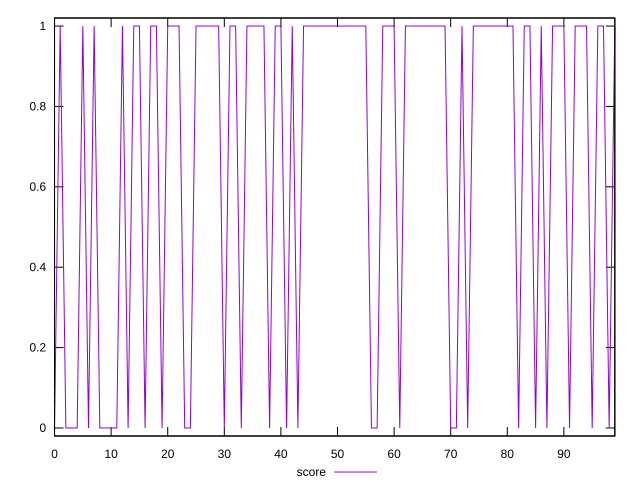

Generate this figure with gnuplot:
reset
set terminal svg size 640, 490 enhanced background rgb 'white'
set output "reprap/third-party-summary/samples/pages+cached+nointeractive/score/values.svg"

$score <<EOF
0 0
1 1
2 0
3 0
4 0
5 1
6 0
7 1
8 0
9 0
10 0
11 0
12 1
13 0
14 1
15 1
16 0
17 1
18 1
19 0
20 1
21 1
22 1
23 0
24 0
25 1
26 1
27 1
28 1
29 1
30 0
31 1
32 1
33 0
34 1
35 1
36 1
37 1
38 0
39 1
40 1
41 0
42 1
43 0
44 1
45 1
46 1
47 1
48 1
49 1
50 1
51 1
52 1
53 1
54 1
55 1
56 0
57 0
58 1
59 1
60 1
61 0
62 1
63 1
64 1
65 1
66 1
67 1
68 1
69 1
70 0
71 0
72 1
73 0
74 1
75 1
76 1
77 1
78 1
79 1
80 1
81 1
82 0
83 1
84 1
85 0
86 1
87 0
88 1
89 1
90 1
91 0
92 1
93 1
94 1
95 0
96 1
97 1
98 0
99 1
EOF

set key outside below
set yrange [-0.02:1.02]

plot \
  $score title "score" with line, \


reset
